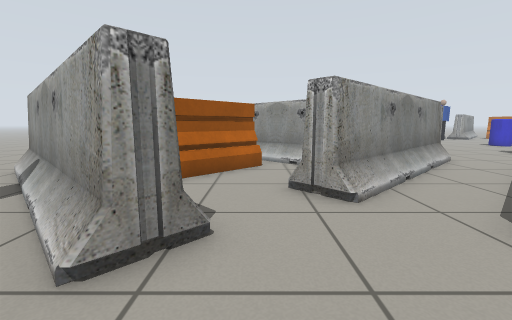
View 1 (above)

24 first-person views from a walk through a Gazebo world. The camera is 0.71 m above the floor, tilts 8° down and sees 90° across. Floor lines are 1 m apart. The floor is counted in squares, 0.5 m on a side. Each view is taken from the middle of a square. On the plan, view 1 faces up. The plan holds only what a view shows up to about 13 squares ahead; the rest is blank. The place goes on beyond the plan. Simple shapes stand in for some stock models.

View 2
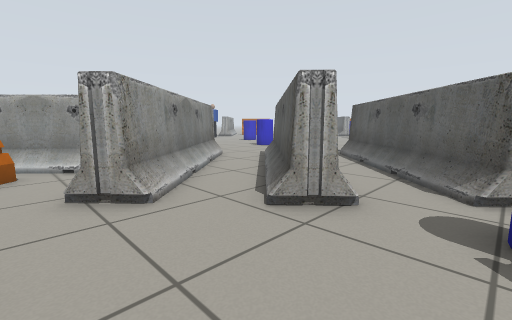

View 3
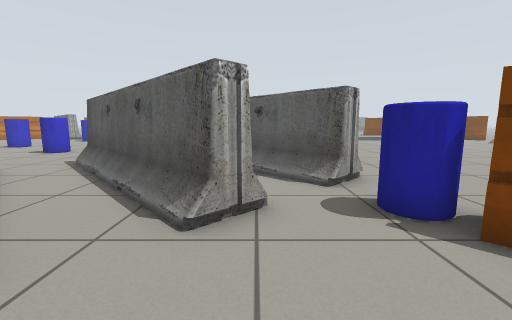

View 4
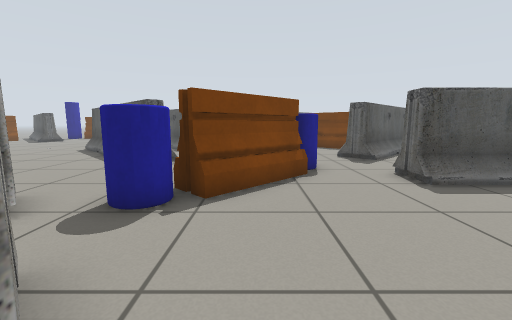

View 5
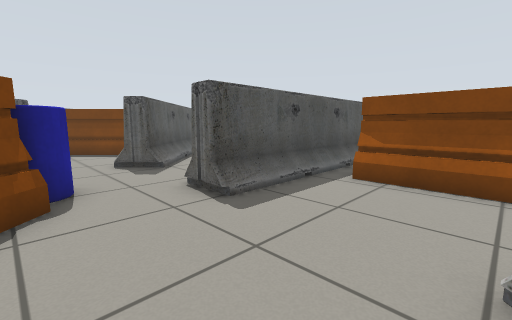

View 6
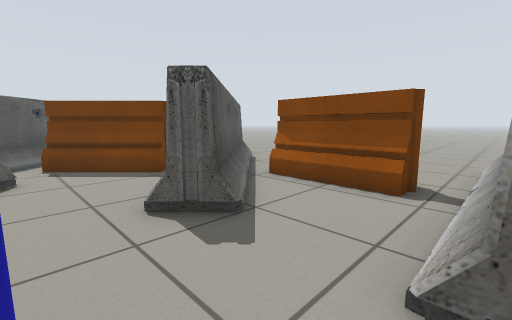

View 7
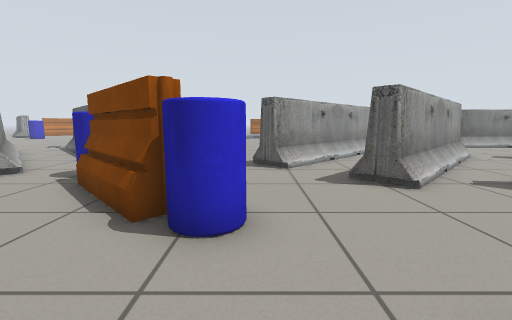

View 8
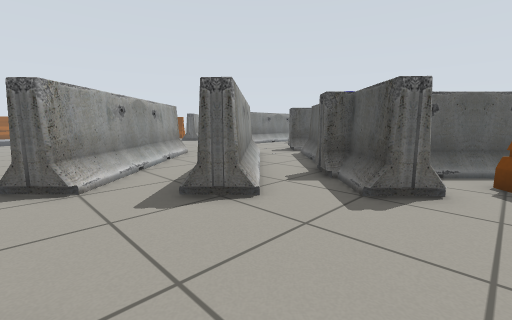

View 9
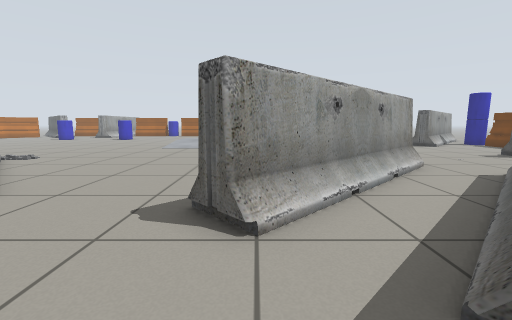

View 10
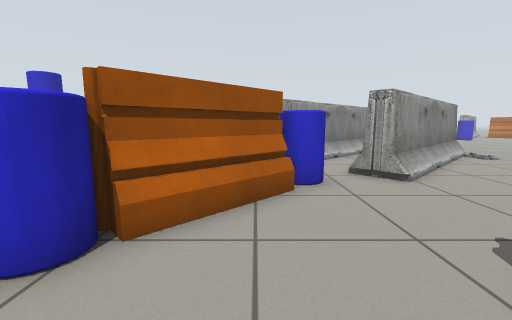

View 11
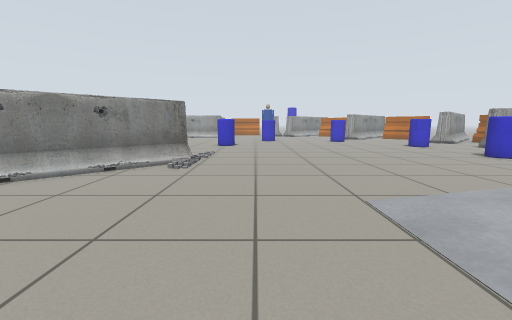

View 12
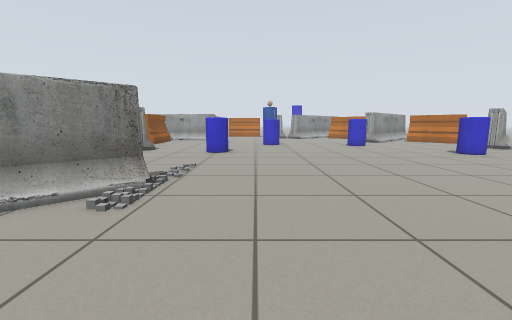

View 13
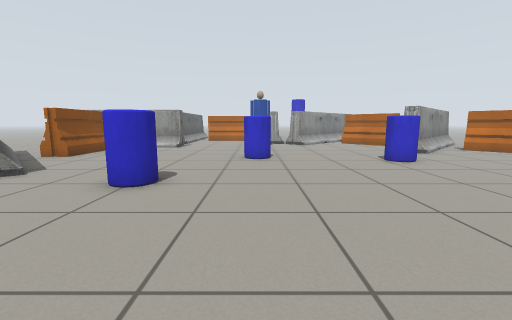

View 14
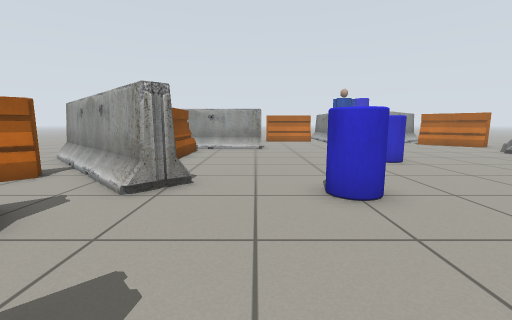

View 15
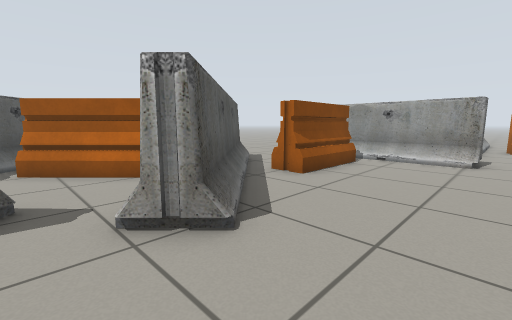

View 16
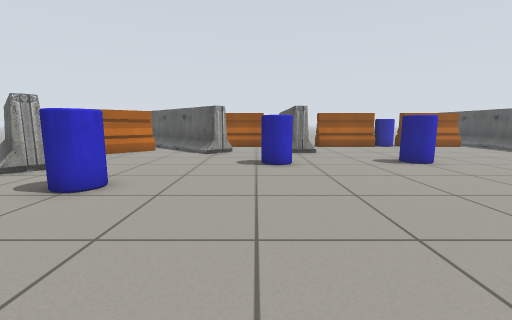

View 17
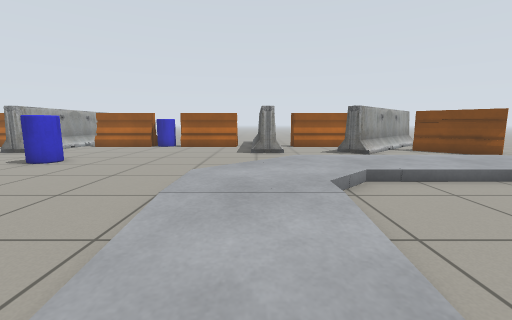

View 18
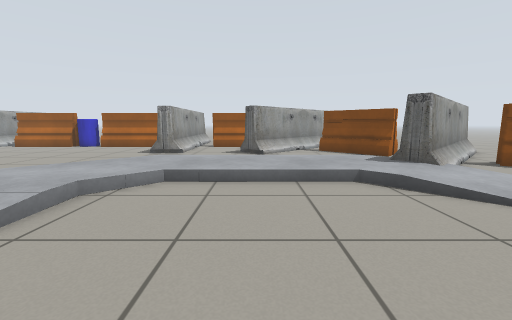

View 19
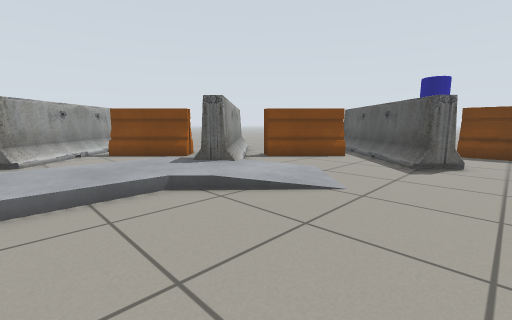

View 20
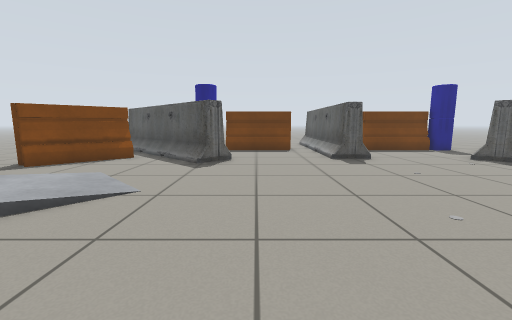

View 21
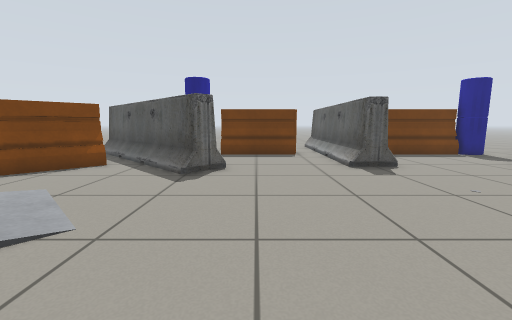

View 22
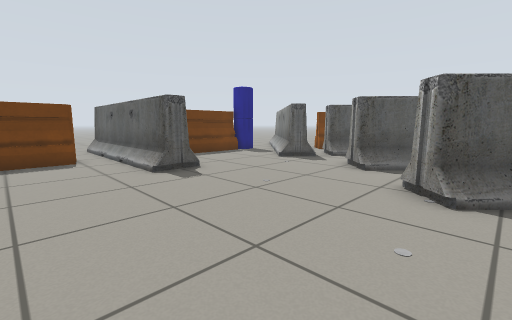

View 23
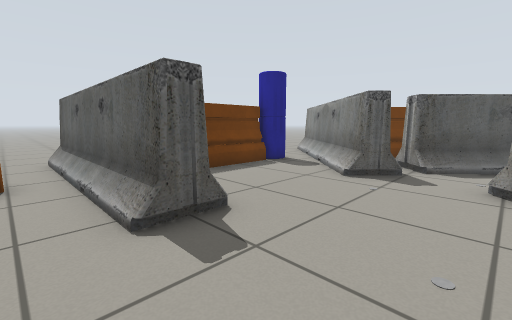

View 24
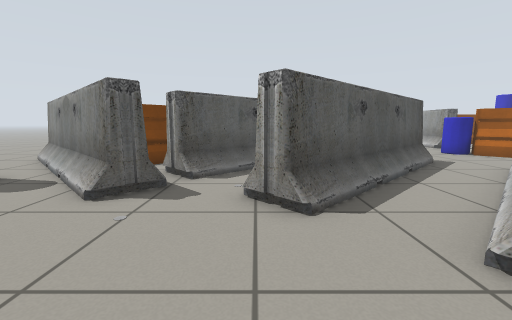

### Floor plan
Key: @ floor where view 1 was taken; . main floor; : floor 0.05 m higher than the main floor; + floor 0.1 m higher than the main floor; * floor 0.15 m higher than the main floor; / step, stairs or slope; B barrier; G grey box; O other object.
Columns run from 6 left of view 1 to 29 right of it. Each row starts with its distance up from view 1.
 22              BBBBB.             BB
 21              B.....            BB
 20              BB......    .....BB
 19              BB....... ......BBB..BB
 18          BBB.BB....... .......B....B
 17          BBBBBB.......OO............
 16          .BBBB........O....OO.......
 15           .BBBB....................B
 14           BBBBBB..................BB
 13          BBB.BBB...O...............B
 12       B BBB...BB...OO..........O....
 11       BBBB..BB.................OO..B
 10       BB     B....................BB
  9      BBBB  BBB.....................B
  8     BBB.  BBB..B ...................
  7 B   BB.. BBB.BBBB...................
  6 BB   ..BBB..BBBB. B............OO...
  5  BB  ..BB..BBBB..B O............O...
  4  BBBB ....BBBB..BBOO................
  3 B..BBB...BBBB.BBBBOO................
  2 BB..BB....BB.BBBB...................
  1 BB..........BBBB....................
  0 BB....@...O.BBB.....................
 -1 B........BBO.B..........       .....
 -2 BBBBB...BBB.............        ..BB
 -3 BBBBB..BBB.............. +**     .BB
 -4 B.....OBB...........    ....*     ..
 -5 BB....OO....B.............../     ..
 -6 BB.BB......BBB.....     ..../     .B
 -7 BBBBB.......BB ....   ....../     BB
 -8 BBB  ....BB..BBB.....   ..../     .B
 -9 BB  .....BBB..BBB.........../     ..
-10 B BB...B..BBB..BBB..........G     ..
-11   BBB.BBBB.BBB..BBB......../  B   .B
-12    BBB. B ..BBB..B........:  BB  .BB
-13     BBBB  B..BBB...........   BB BB
-14      BB   BB..BB............:..BB B
-15      B     BB..................BBB
-16             BB...........B....BB.BB
-17          BBBBBB....B....BBB..BB ..BB
-18          BB BBB...BBB.... BBBB   ..B
-19            BBB.... BB....  BB     ..
-20           BBB..... BB....   BB
-21          BBBBBBBBB BBBBBBBB  BB
-22         BBB. B     BB         B
-23         .B.        BB.
-24        ...         BB.
-25       ...          BB.
-26       ..            ..
-27                     ..
-28                     ..

Positions as (right, up) in squares from view 1, and headings:
1: (0, 0), facing up
2: (0, 0), facing up-right
3: (0, 2), facing right
4: (2, 4), facing down
5: (1, 2), facing down-left
6: (0, -3), facing down-left
7: (-3, -5), facing right
8: (-1, -5), facing down-right
9: (2, -6), facing right
10: (3, -7), facing up
11: (15, -5), facing up
12: (15, -1), facing up
13: (16, 6), facing up
14: (11, 7), facing up
15: (12, 11), facing up-left
16: (16, 12), facing right
17: (16, -2), facing right
18: (16, -7), facing right
19: (17, -7), facing down-right
20: (17, -7), facing down
21: (17, -9), facing down
22: (17, -10), facing down-left
23: (15, -14), facing down-left
24: (13, -14), facing left
